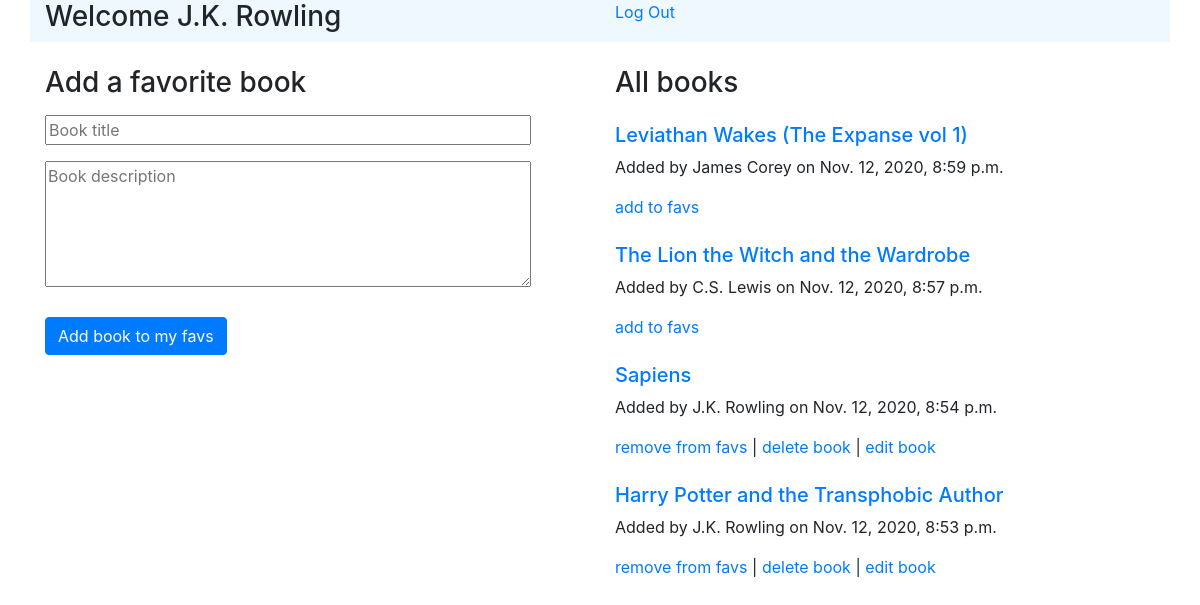
The app's page /fav_books/ (signed in) with its own data.
### login_reg_app/models.py (models this page shows)
class User(models.Model):
    fname = models.CharField(max_length=50)
    lname = models.CharField(max_length=50)
    email = models.EmailField()
    password = models.CharField(max_length=255)
    objects = UserManager()

### fav_books_app/models.py (models this page shows)
class Book(models.Model):
    title = models.CharField(max_length=255)
    desc = models.TextField()
    created_at = models.DateTimeField(auto_now_add=True)
    updated_at = models.DateTimeField(auto_now=True)
    created_by_user = models.ForeignKey(User, related_name="books_created", on_delete=models.CASCADE)
    liked_by_users = models.ManyToManyField(User, related_name="books_liked")
    objects = BookManager()

### fav_books_app/views.py (the view)
# urls.py: path('', views.fav_books_home),
def fav_books_home(request):
    if 'user_id' not in request.session:
        return redirect('/')
    request.session['user_loc'] = "home"
    context = {
        'user': User.objects.get(id=request.session['user_id']),
        'books': Book.objects.all().order_by("-created_at")
    }
    return render(request, 'fav_books_home.html', context)

### fav_books_app/templates/fav_books_home.html (shortened to what this page needs)
<!DOCTYPE html>
<html lang="en">
<head>
    <link rel="stylesheet" href="https://stackpath.bootstrapcdn.com/bootstrap/4.5.2/css/bootstrap.min.css">
</head>
<body>
    <div class="container">
        <div class="row mb-4" id="navbar" style="background-color: aliceblue;">
            <div class="col">
                <h3>Welcome {{user.fname}} {{user.lname}}</h3>
            </div>
            <div class="col">
                <a href="/logout">Log Out</a>
            </div>
        </div>
        <div class="row">
            <div class="col" id="add_book">
                <h3>Add a favorite book</h3>
                <form action="/fav_books/add_book" method="post">
                    <input type="text" name="title" placeholder="Book title" class="my-2" style="min-width: 90%" required><br>
                    <textarea name="desc" cols="30" rows="5" placeholder="Book description" class="my-2" style="min-width: 90%" required></textarea><br>
                    <button class="btn btn-primary my-3">Add book to my favs</button>
                </form>
            </div>
            <div class="col" id="all_books">
                <h3>All books</h3>
                {% for book in books %}
                    <div class="book my-4">
                        <h5><a href="/fav_books/view_book/{{book.id}}">{{book.title}}</a></h5>
                        <p>Added by {{book.created_by_user.fname}} {{book.created_by_user.lname}} on {{book.created_at}}</p>
                        {% if user not in book.liked_by_users.all %}
                            <a href="/fav_books/add_book_to_favs/{{book.id}}">add to favs</a>
                        {% else %}
                            <a href="/fav_books/unfavorite/{{book.id}}">remove from favs</a>
                        {% endif %}
                        {% if user == book.created_by_user %}
                            <span> | </span>
                            <a href="/fav_books/delete/{{book.id}}">delete book</a>
                            <span> | </span>
                            <a href="/fav_books/edit/{{book.id}}">edit book</a>
                        {% endif %}
                    </div>
                {% endfor %}
            </div>
        </div>
    </div>
</body>
</html>

### records on screen
User: fname "J.K.", lname "Rowling"
Book: title "Leviathan Wakes (The Expanse vol 1)", created_by_user.fname "James", created_by_user.lname "Corey", created_at "Nov. 12, 2020, 8:59 p.m."
Book: title "The Lion the Witch and the Wardrobe", created_by_user.fname "C.S.", created_by_user.lname "Lewis", created_at "Nov. 12, 2020, 8:57 p.m."
Book: title "Sapiens", created_by_user.fname "J.K.", created_by_user.lname "Rowling", created_at "Nov. 12, 2020, 8:54 p.m."
Book: title "Harry Potter and the Transphobic Author", created_by_user.fname "J.K.", created_by_user.lname "Rowling", created_at "Nov. 12, 2020, 8:53 p.m."
